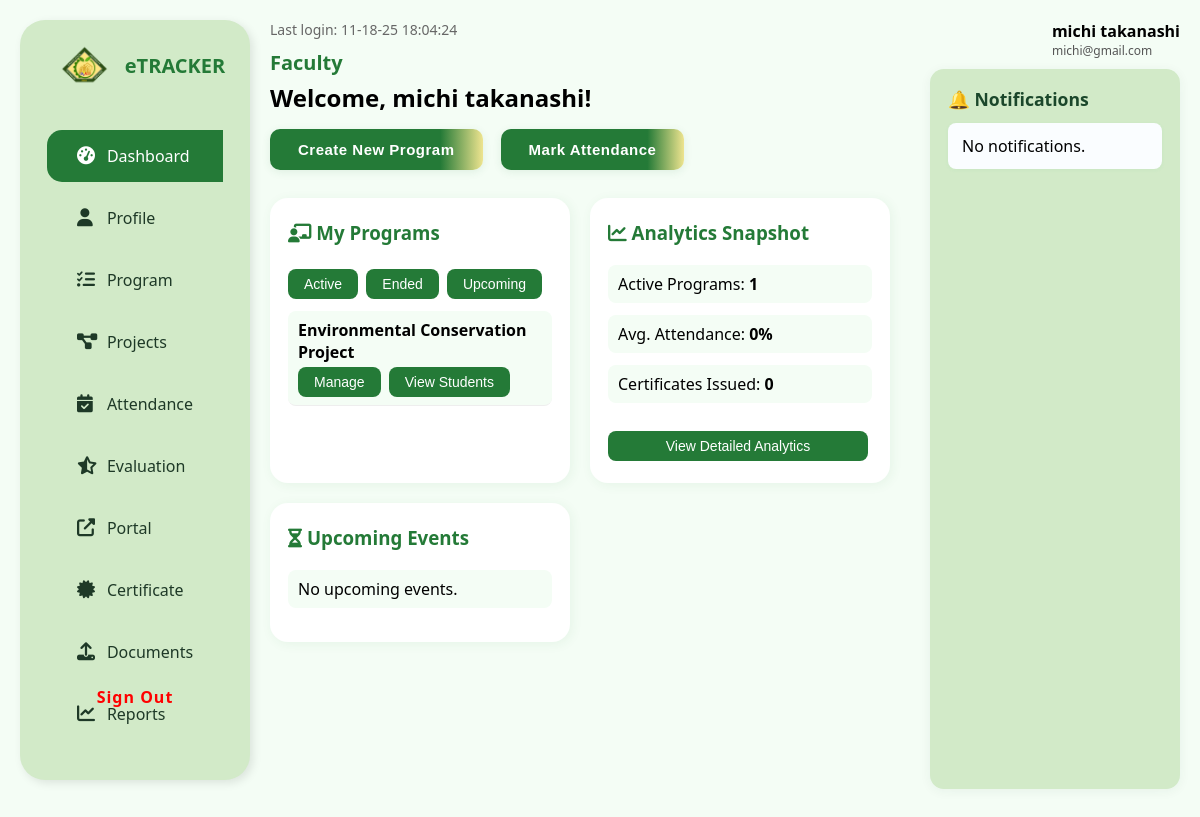
Screenshot of /FACULTY/Dashboard.php (signed in) with the database file from the repository.
### tables this page shows
CREATE TABLE `users` (
  `id` int(11) NOT NULL AUTO_INCREMENT,
  `firstname` varchar(100) DEFAULT NULL,
  `lastname` varchar(100) DEFAULT NULL,
  `email` varchar(255) DEFAULT NULL,
  `password` varchar(255) DEFAULT NULL,
  `department_id` int(11) DEFAULT NULL,
  `role` enum('admin','faculty','student') DEFAULT NULL,
  `created_at` timestamp NOT NULL DEFAULT current_timestamp(),
  `phone` varchar(20) DEFAULT NULL,
  `department` varchar(100) DEFAULT NULL,
  `comm_preference` enum('email','sms') DEFAULT 'email',
  `verification_status` enum('verified','unverified') DEFAULT 'unverified',
  PRIMARY KEY (`id`),
  KEY `department_id` (`department_id`),
  CONSTRAINT `users_ibfk_1` FOREIGN KEY (`department_id`) REFERENCES `departments` (`department_id`) ON DELETE CASCADE
);

CREATE TABLE `programs` (
  `id` int(11) NOT NULL AUTO_INCREMENT,
  `program_name` varchar(255) NOT NULL,
  `project_titles` longtext DEFAULT NULL,
  `department_id` int(11) DEFAULT NULL,
  `department` varchar(100) DEFAULT NULL,
  `program_type` varchar(100) DEFAULT NULL,
  `location` varchar(255) DEFAULT NULL,
  `target_audience` varchar(100) DEFAULT NULL,
  `start_date` date DEFAULT NULL,
  `previous_date` date DEFAULT NULL,
  `end_date` date DEFAULT NULL,
  `status` enum('planning','ongoing','ended','completed','cancelled') DEFAULT 'planning',
  `max_students` int(11) DEFAULT 0,
  `male_count` int(11) DEFAULT 0,
  `female_count` int(11) DEFAULT 0,
  `requirements` text DEFAULT NULL,
  `budget` decimal(10,2) DEFAULT NULL,
  `description` text DEFAULT NULL,
  `sdg_goals` text DEFAULT NULL,
  `faculty_id` int(11) DEFAULT NULL,
  `created_at` timestamp NOT NULL DEFAULT current_timestamp(),
  `updated_at` timestamp NOT NULL DEFAULT current_timestamp() ON UPDATE current_timestamp(),
  `is_archived` tinyint(1) NOT NULL DEFAULT 0,
  `archived_at` datetime DEFAULT NULL,
  PRIMARY KEY (`id`),
  KEY `fk_faculty_id_faculty` (`faculty_id`),
  KEY `programs_ibfk_1` (`department_id`),
  KEY `idx_programs_is_archived` (`is_archived`),
  KEY `idx_programs_department_id` (`department_id`),
  KEY `idx_programs_faculty_id` (`faculty_id`),
  KEY `idx_programs_status` (`status`),
  CONSTRAINT `fk_faculty_id_faculty` FOREIGN KEY (`faculty_id`) REFERENCES `users` (`id`) ON DELETE CASCADE ON UPDATE CASCADE,
  CONSTRAINT `programs_ibfk_1` FOREIGN KEY (`department_id`) REFERENCES `departments` (`department_id`) ON DELETE CASCADE ON UPDATE CASCADE
);

### FACULTY/Dashboard.php (the view, shortened to what this page needs)
<?php
require_once 'db.php';
$user_id = $_SESSION['user_id'] ?? null;
$faculty_id = null;
$faculty_department = '';
$faculty_name = '';
$faculty_position = '';
$stmt = $conn->prepare("SELECT id, faculty_name, department, position FROM faculty WHERE user_id = ?");
$stmt->bind_param("i", $user_id);
$stmt->execute();
$stmt->bind_result($faculty_id, $faculty_name, $faculty_department, $faculty_position);
$user_fullname = 'Unknown User';
$user_email = 'unknown@cvsu.edu.ph';
$stmt = $conn->prepare("SELECT firstname, lastname, email FROM users WHERE id = ?");
$stmt->bind_param("i", $user_id);
$stmt->execute();
$stmt->bind_result($firstname, $lastname, $email);
if ($stmt->fetch()) {
    $user_fullname = $firstname . ' ' . $lastname;
    $user_email = $email;
}
$programs = [];
if ($faculty_id) {
    $stmt = $conn->prepare("SELECT id, program_name, status, start_date, end_date, max_students
                            FROM programs
                            WHERE faculty_id = ?");
    $stmt->bind_param("i", $faculty_id);
    $stmt->execute();
    $result = $stmt->get_result();
    while ($row = $result->fetch_assoc()) {
        $programs[] = $row;
    }
} else {
    error_log("Faculty ID not found for user_id: " . $user_id);
    $programs = [];
}
$active_programs = 0;
$total_certificates = 0;
$total_attendance = 0;
$total_present = 0;
foreach ($programs as $program) {
    if ($program['status'] === 'ongoing') $active_programs++;
}
if (!empty($programs)) {
    $program_ids = array_column($programs, 'id');
    $in_clause = str_repeat('?,', count($program_ids) - 1) . '?';
    $stmt = $conn->prepare("SELECT COUNT(*) FROM certificates WHERE program_id IN ($in_clause)");
    $stmt->bind_param(str_repeat('i', count($program_ids)), ...$program_ids);
    $stmt->execute();
    $stmt->bind_result($total_certificates);
    $stmt = $conn->prepare("SELECT COUNT(*) FROM attendance WHERE program_id IN ($in_clause)");
    $stmt->bind_param(str_repeat('i', count($program_ids)), ...$program_ids);
    $stmt->execute();
    $stmt->bind_result($total_attendance);
    $stmt = $conn->prepare("SELECT COUNT(*) FROM attendance WHERE program_id IN ($in_clause) AND status = 'Present'");
    $stmt->bind_param(str_repeat('i', count($program_ids)), ...$program_ids);
    $stmt->execute();
    $stmt->bind_result($total_present);
}
$avg_attendance = $total_attendance > 0 ? round(($total_present / $total_attendance) * 100) : 0;
$notifications = [];
$upcoming_events = [];
usort($upcoming_events, function($a, $b) {
    return strtotime($a['date']) - strtotime($b['date']);
});
$program_groups = [
  'Active' => [],
  'Ended' => [],
  'Upcoming' => []
];
foreach ($programs as $program) {
  if ($program['status'] === 'ongoing') {
    $program_groups['Active'][] = $program;
  } elseif ($program['status'] === 'ended') {
    $program_groups['Ended'][] = $program;
  } else {
    $program_groups['Upcoming'][] = $program;
  }
}
?>
<!DOCTYPE html>
<html lang="en">
<head>
  <link rel="stylesheet" href="Dashboard.css" />
  <link rel="stylesheet" href="https://cdnjs.cloudflare.com/ajax/libs/font-awesome/6.5.0/css/all.min.css">
</head>
<body>
  <div class="container">
    <aside class="sidebar">
      <div class="logo">
        <img src="logo.png" alt="Logo" class="logo-img" />
        <span class="logo-text">eTRACKER</span>
      </div>
      <nav>
        <ul>
          <li class="active"><a href="Dashboard.php"><i class="fas fa-tachometer-alt"></i> Dashboard</a></li>
          <li><a href="profile.php"><i class="fas fa-user"></i> Profile</a></li>
          <li><a href="Programs.php"><i class="fas fa-tasks"></i> Program</a></li>
                    <li><a href="Projects.php"><i class="fas fa-project-diagram"></i> Projects</a></li>
          <li><a href="Attendance.php"><i class="fas fa-calendar-check"></i> Attendance</a></li>
          <li><a href="Evaluation.php"><i class="fas fa-star-half-alt"></i> Evaluation</a></li>
          <li><a href="../portal/home/home.html"><i class="fas fa-external-link-alt"></i> Portal</a></li>
          <li><a href="certificates.php"><i class="fas fa-certificate"></i> Certificate</a></li>
          <li><a href="upload.php"><i class="fas fa-upload"></i> Documents </a></li>
          <li><a href="reports.php"><i class="fas fa-chart-line"></i> Reports</a></li>
        </ul>
      <div class="sign-out" style="position: absolute; bottom: 30px; left: 0; width: 100%; text-align: center;">
          <a href="../register/logout.php" style="color: inherit; text-decoration: none; display: block; padding: 12px 0;">Sign Out</a>
        </div>
      </nav>
    </aside>
    <div class="main-grid">
      <div class="main-content">
        <header class="topbar">
          <div class="last-login">Last login: <?php echo date('m-d-y H:i:s'); ?></div>
        </header>
        <section class="overview">
          <h1 class="role-label">Faculty</h1>
          <h2>Welcome, <?php echo htmlspecialchars($user_fullname); ?>!</h2>
          <div class="overview-box">
            <div class="quick-actions">
              <button class="quick-btn" onclick="window.location.href='Create.php'">Create New Program</button>
              <button class="quick-btn" onclick="window.location.href='Attendance.php'">Mark Attendance</button>
            </div>
            <div class="cards">
              <div class="card">
                <h3><i class="fas fa-chalkboard-teacher"></i> My Programs</h3>
                <div class="status-tabs">
                  <?php $statuses = array_keys($program_groups); ?>
                  <?php foreach ($statuses as $i => $status): ?>
                    <button class="tab-btn<?php echo $i === 0 ? ' active' : ''; ?>" onclick="showStatusTab(<?php echo $i; ?>)">
                      <?php echo $status; ?>
                    </button>
                  <?php endforeach; ?>
                </div>
                <?php foreach ($statuses as $i => $status): ?>
                  <div class="tab-content" id="status-tab-<?php echo $i; ?>" style="<?php echo $i === 0 ? '' : 'display:none;'; ?>">
                    <?php if (empty($program_groups[$status])): ?>
                      <div style="padding:12px; color:#888;">No <?php echo strtolower($status); ?> programs.</div>
                    <?php else: ?>
                      <ul style="margin:0; padding-left:0;">
                        <?php foreach ($program_groups[$status] as $program): ?>
                          <li style="margin-bottom:10px; list-style:none; border-bottom:1px solid #eee; padding-bottom:8px;">
                            <strong><?php echo htmlspecialchars($program['program_name']); ?></strong>
                            <br>
                            <div>
                              <button onclick="window.location.href='Programs.php?id=<?php echo $program['id']; ?>'">Manage</button>
                              <button onclick="showParticipants(<?php echo $program['id']; ?>)">View Students</button>
                            </div>
                          </li>
                        <?php endforeach; ?>
                      </ul>
                    <?php endif; ?>
                  </div>
                <?php endforeach; ?>
              </div>
              <div class="card">
                <h3><i class="fas fa-chart-line"></i> Analytics Snapshot</h3>
                <ul>
                  <li>Active Programs: <strong><?php echo $active_programs; ?></strong></li>
                  <li>Avg. Attendance: <strong><?php echo $avg_attendance; ?>%</strong></li>
                  <li>Certificates Issued: <strong><?php echo $total_certificates; ?></strong></li>
                </ul>
                <button onclick="window.location.href='reports.php'">View Detailed Analytics</button>
              </div>
              <div class="card">
                <h3><i class="fas fa-hourglass-half"></i> Upcoming Events</h3>
                <ul>
                  <?php if (empty($upcoming_events)): ?>
                    <li>No upcoming events.</li>
                  <?php endif; ?>
                </ul>
              </div>
            </div>
          </div>
        </section>
      </div>
      <div class="right-panel">
        <div class="user-info">
          <div class="name"><?php echo htmlspecialchars($user_fullname); ?></div>
          <div class="email"><?php echo htmlspecialchars($user_email); ?></div>
        </div>
        <div class="notifications">
          <h3>🔔 Notifications</h3>
          <?php if (empty($notifications)): ?>
            <div class="note">No notifications.</div>
          <?php endif; ?>
        </div>
      </div>
    </div>
  </div>
</body>
</html>

### FACULTY/Dashboard.css (style rules this page uses)
* { margin: 0; padding: 0; box-sizing: border-box; }
body { font-family: 'Segoe UI', sans-serif; background: #f4fdf5; min-height: 100vh; position: relative; overflow-x: hidden; }
.container { display: flex; gap: 20px; padding: 20px; }
nav ul { list-style: none; padding: 0; }
nav ul li { margin: 10px 0; }
nav ul li a { text-decoration: none; color: #333; display: flex; align-items: center; gap: 10px; }
nav ul li.active a { font-weight: bold; color: #eee48f; }
nav i { width: 20px; }
.sidebar { width: 230px; height: 95vh; background-color: #d2eac8; border-radius: 25px; box-shadow: 3px 3px 10px rgba(0, 0, 0, 0.1); padding: 20px 0; display: flex; flex-direction: column; align-items: center; position: sticky; top: 20px; }
.sidebar .logo { display: flex; align-items: center; font-size: 30px; font-weight: bold; color: #247a37; margin-bottom: 30px; }
.logo-img { width: 80px; height: 50px; object-fit: contain; }
.logo-text { font-size: 20px; }
.sidebar nav ul { list-style: none; width: 100%; padding: 0; }
.sidebar nav ul li { padding: 15px 30px; display: flex; align-items: center; gap: 10px; cursor: pointer; color: #1e3927; transition: all 0.2s ease; border-radius: 15px 0 0 15px; margin-bottom: 4px; }
.sidebar nav ul li a { color: inherit; text-decoration: none; font: inherit; width: 100%; display: flex; align-items: center; gap: 10px; transition: color 0.2s; }
.sidebar nav ul li.active a, .sidebar nav ul li:hover a { color: #fff; }
.sidebar nav ul li.active, .sidebar nav ul li:hover { background-color: #247a37; color: #ffffff; }
.sidebar nav ul li i { font-style: normal; font-size: 18px; }
.sign-out { margin-top: auto; margin-bottom: 20px; padding: 10px 20px; color: red; cursor: pointer; border-radius: 16px; font-weight: 600; background: none; box-shadow: none; letter-spacing: 1px; border: none; transition: background 0.2s, color 0.2s, transform 0.18s; }
.main-grid { display: grid; grid-template-columns: 1fr 270px; flex: 1; gap: 20px; }
.main-content { display: flex; flex-direction: column; flex: 1; animation: fadeIn 1.2s; }
.right-panel { display: flex; flex-direction: column; align-items: flex-end; gap: 10px; }
.user-info .name { font-weight: bold; }
.user-info .email { font-size: 12px; color: #555; }
.notifications { background: #d2eac8; border-radius: 14px; box-shadow: 0 2px 12px rgba(27,71,43,0.06); padding: 18px 18px 10px 18px; margin-bottom: 18px; width: 250px; height: 90vh; overflow-y: auto; display: flex; flex-direction: column; }
.notifications h3 { margin-top: 0; font-size: 1.1rem; color: #1b472b; margin-bottom: 12px; }
.note { background: #fafdff; border-radius: 8px; padding: 12px 14px; margin-bottom: 12px; font-size: 1rem; box-shadow: 0 1px 4px rgba(59,183,126,0.06); position: relative; transition: box-shadow 0.18s; }
.note:last-child { margin-bottom: 0; }
.topbar { display: flex; justify-content: space-between; align-items: flex-start; margin-bottom: 10px; }
.last-login { font-size: 14px; color: #666; }
.role-label { font-size: 20px; font-weight: bold; color: #247a37; margin-bottom: 5px; }
.overview-box { margin-top: 15px; }
.cards { display: grid; grid-template-columns: repeat(auto-fit, minmax(270px, 1fr)); gap: 20px; }
.card { background: #fff; border-radius: 18px; box-shadow: 2px 2px 12px rgba(36, 122, 55, 0.07); padding: 22px 18px; display: flex; flex-direction: column; gap: 12px; transition: transform 0.2s, box-shadow 0.2s; }
.card h3 { color: #247a37; margin-bottom: 8px; }
.card button { background: #247a37; color: #fff; border: none; border-radius: 8px; padding: 7px 16px; margin: 4px 4px 0 0; cursor: pointer; font-size: 14px; transition: background 0.2s; }
.card ul { list-style: none; padding: 0; margin: 0; }
.card ul li { margin-bottom: 12px; background: #f4fdf5; border-radius: 8px; padding: 8px 10px; }
.quick-actions { display: flex; gap: 18px; margin-bottom: 28px; margin-top: 8px; }
.quick-btn { background: linear-gradient(90deg, #247a37 80%, #eee48f 100%); color: #fff; border: none; border-radius: 10px; padding: 12px 28px; font-size: 15px; font-weight: 600; cursor: pointer; box-shadow: 0 2px 8px rgba(36, 122, 55, 0.10); transition: background 0.2s, transform 0.18s, box-shadow 0.2s; letter-spacing: 0.5px; }
.cards { display: grid; grid-template-areas: "card1 card2" "card3 card4" "card5 card5"; grid-template-columns: 1fr 1fr; gap: 20px; }
.cards .card:nth-child(1) { grid-area: card1; }
.cards .card:nth-child(2) { grid-area: card2; }
.cards .card:nth-child(3) { grid-area: card3; }

### rows the page displays
users: user_fullname "michi takanashi", email "michi@gmail.com"
programs: program_name "Environmental Conservation Project"

### other values shown
$status "Active"
$status "Ended"
$status "Upcoming"
$active_programs "1"
$avg_attendance "0"
$total_certificates "0"
